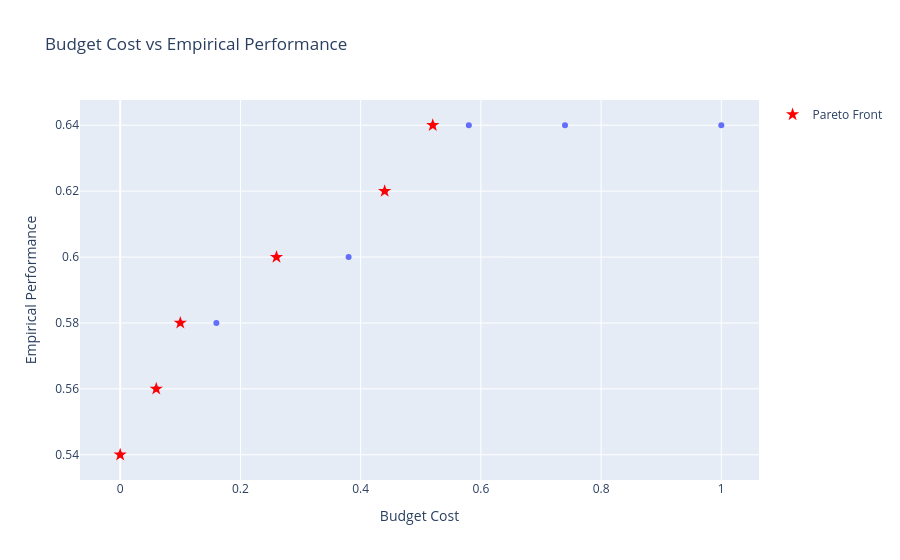

Write notebook code for a chart like this one.
### Code cell
import plotly.express as px

fig = px.scatter(
    x=-costs[:, 0],  # Budget cost (negative because we minimized -cost)
    y=costs[:, 1],  # Empirical performance
    title="Budget Cost vs Empirical Performance",
    labels={"x": "Budget Cost", "y": "Empirical Performance"},
)
fig.add_scatter(
    x=-costs[pareto_front, 0],
    y=costs[pareto_front, 1],
    mode="markers",
    marker=dict(color="red", size=10, symbol="star"),
    name="Pareto Front",
)
fig.show()

### Figure 1 — Plotly figure (JSON) as saved in the notebook; plotly's stock layout.template omitted (floating-point values rounded to 4 significant figures)
{"data": [{"hovertemplate": "Budget Cost=%{x}<br>Empirical Performance=%{y}<extra></extra>", "legendgroup": "", "marker": {"color": "#636efa", "symbol": "circle"}, "mode": "markers", "name": "", "orientation": "v", "showlegend": false, "type": "scatter", "x": [0.0, 0.06, 0.1, 0.16, 0.26, 0.38, 0.44, 0.52, 0.58, 0.74, 1.0], "xaxis": "x", "y": [0.54, 0.56, 0.58, 0.58, 0.6, 0.6, 0.62, 0.64, 0.64, 0.64, 0.64], "yaxis": "y"}, {"marker": {"color": "red", "size": 10, "symbol": "star"}, "mode": "markers", "name": "Pareto Front", "type": "scatter", "x": [0.0, 0.06, 0.1, 0.26, 0.44, 0.52], "y": [0.54, 0.56, 0.58, 0.6, 0.62, 0.64]}], "layout": {"legend": {"tracegroupgap": 0}, "title": {"text": "Budget Cost vs Empirical Performance"}, "xaxis": {"anchor": "y", "domain": [0, 1], "title": {"text": "Budget Cost"}}, "yaxis": {"anchor": "x", "domain": [0, 1], "title": {"text": "Empirical Performance"}}}}
